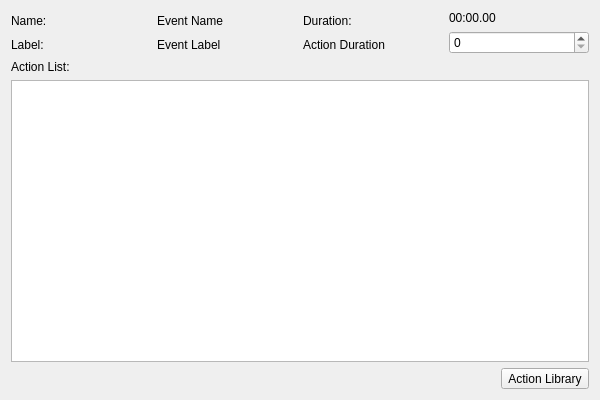
<?xml version="1.0" encoding="UTF-8"?>
<ui version="4.0">
 <class>EventActionSelectionPage</class>
 <widget class="QWizardPage" name="EventActionSelectionPage">
  <property name="geometry">
   <rect>
    <x>0</x>
    <y>0</y>
    <width>600</width>
    <height>400</height>
   </rect>
  </property>
  <property name="windowTitle">
   <string>WizardPage</string>
  </property>
  <property name="title">
   <string>Event Action Selection</string>
  </property>
  <property name="subTitle">
   <string>Please select the Actions you'd like this Event to contain by opening the Action Library and dragging the desired actions into the Action List.</string>
  </property>
  <layout class="QVBoxLayout" name="verticalLayout_6">
   <item>
    <layout class="QHBoxLayout" name="horizontalLayout">
     <item>
      <layout class="QVBoxLayout" name="verticalLayout_5">
       <item>
        <widget class="QLabel" name="nameLabel">
         <property name="toolTip">
          <string>The Event name specified in the previous dialog.</string>
         </property>
         <property name="text">
          <string>Name:</string>
         </property>
        </widget>
       </item>
       <item>
        <widget class="QLabel" name="labelLabel">
         <property name="toolTip">
          <string>The Event label specified in the previous dialog.</string>
         </property>
         <property name="text">
          <string>Label:</string>
         </property>
        </widget>
       </item>
      </layout>
     </item>
     <item>
      <layout class="QVBoxLayout" name="verticalLayout_4">
       <item>
        <widget class="QLabel" name="eventName">
         <property name="toolTip">
          <string>The Event name specified in the previous dialog.</string>
         </property>
         <property name="text">
          <string>Event Name</string>
         </property>
        </widget>
       </item>
       <item>
        <widget class="QLabel" name="eventLabel">
         <property name="toolTip">
          <string>The Event label specified in the previous dialog.</string>
         </property>
         <property name="text">
          <string>Event Label</string>
         </property>
        </widget>
       </item>
      </layout>
     </item>
     <item>
      <layout class="QVBoxLayout" name="verticalLayout_3">
       <item>
        <widget class="QLabel" name="durationLabel">
         <property name="toolTip">
          <string>Total Event duration. This is the sum of all action events.</string>
         </property>
         <property name="text">
          <string>Duration:</string>
         </property>
        </widget>
       </item>
       <item>
        <widget class="QLabel" name="actionDurationLabel">
         <property name="toolTip">
          <string>The action duration. In the case of video or audio actions, if 
the action duration is less than the duration of the audio or 
video file it is truncated. Maximum duration is bounded by 
the duration of video and audio files.</string>
         </property>
         <property name="text">
          <string>Action Duration</string>
         </property>
        </widget>
       </item>
      </layout>
     </item>
     <item>
      <layout class="QVBoxLayout" name="verticalLayout_2">
       <item>
        <widget class="QLabel" name="eventDurationLabel">
         <property name="toolTip">
          <string>Total Event duration. This is the sum of all action events.</string>
         </property>
         <property name="text">
          <string>00:00.00</string>
         </property>
        </widget>
       </item>
       <item>
        <widget class="QSpinBox" name="actionDurationSpinBox">
         <property name="toolTip">
          <string>The action duration. In the case of video or audio actions, if 
the action duration is less than the duration of the audio or 
video file it is truncated. Maximum duration is bounded by 
the duration of video and audio files.</string>
         </property>
        </widget>
       </item>
      </layout>
     </item>
    </layout>
   </item>
   <item>
    <layout class="QVBoxLayout" name="verticalLayout">
     <item>
      <widget class="QLabel" name="actionsListLabel">
       <property name="toolTip">
        <string>A list of actions available in the Action Library.
This includes basic, generic actions as well as custom actions
created by users. All actions can be further customized when 
used. For example, you may wish to add a generic Video action 
and add a specific video later.</string>
       </property>
       <property name="text">
        <string>Action List:</string>
       </property>
      </widget>
     </item>
     <item>
      <widget class="QTableView" name="tableView">
       <property name="toolTip">
        <string>A list of actions available in the Action Library.
This includes basic, generic actions as well as custom actions
created by users. All actions can be further customized when 
used. For example, you may wish to add a generic Video action 
and add a specific video later.</string>
       </property>
      </widget>
     </item>
    </layout>
   </item>
   <item>
    <layout class="QHBoxLayout" name="horizontalLayout_7">
     <item>
      <spacer name="horizontalSpacer">
       <property name="orientation">
        <enum>Qt::Horizontal</enum>
       </property>
       <property name="sizeHint" stdset="0">
        <size>
         <width>40</width>
         <height>20</height>
        </size>
       </property>
      </spacer>
     </item>
     <item>
      <widget class="QToolButton" name="actionLibraryToolButton">
       <property name="text">
        <string>Action Library</string>
       </property>
      </widget>
     </item>
    </layout>
   </item>
  </layout>
 </widget>
 <resources/>
 <connections/>
</ui>
